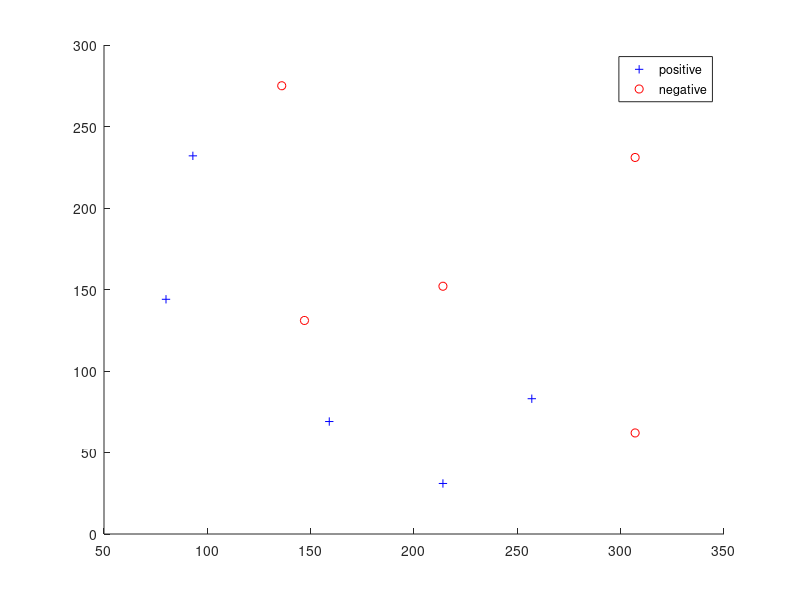

Reproduce this figure in MATLAB.
% 10 samples
samples = [80 144 1; 93 232 1; 136 275 -1; 147 131 -1; 159 69 1; 214 31 1; 214 152 -1; 257 83 1; 307 62 -1; 307 231 -1];

% show the result
figure(1);
axis auto, hold on;
plot(samples(samples(:, 3) == 1, 1), samples(samples(:, 3) == 1, 2), 'b+');
plot(samples(samples(:, 3) == -1, 1), samples(samples(:, 3) == -1, 2), 'ro');
legend('positive', 'negative');
